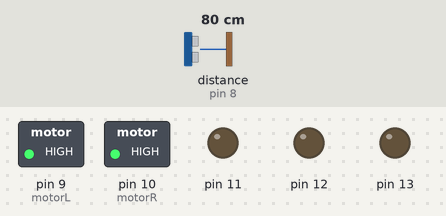
The sketch below on a simulated Arduino Uno, built with avr-gcc and run on an emulated ATmega328P. On the bench: switched loads named in the sketch (green lamp = pin HIGH), output pins drawn as LEDs (lit = HIGH). Wiring (inferred from the names in the program): ultrasonic range finder: trigger pin 6; echo pin 8. The inputs (shaded band) are chosen by the test bench; at power-on: distance to the obstacle (sensor on pin 8) 80 cm. The echo pulse lasts 58.3 µs per cm; pins used as bus, display or sensor lines are not drawn; what the sketch prints to the serial monitor is not drawn.

Above: at 1.2 s.
1.3 s: distance to the obstacle (sensor on pin 8) set to 2 cm
At 2.5 s:
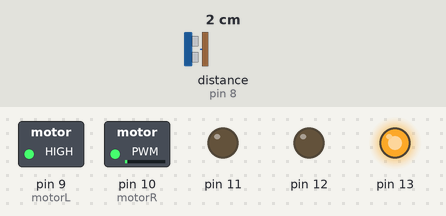
2.8 s: distance to the obstacle (sensor on pin 8) set to 35 cm
At 3.3 s:
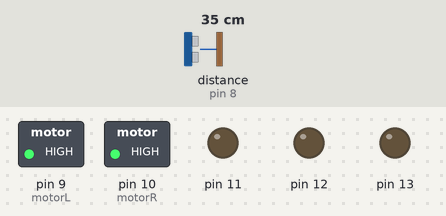
4.3 s: distance to the obstacle (sensor on pin 8) set to 9 cm
At 5.0 s:
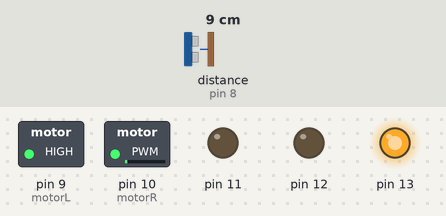
5.8 s: distance to the obstacle (sensor on pin 8) set to 120 cm
At 6.9 s:
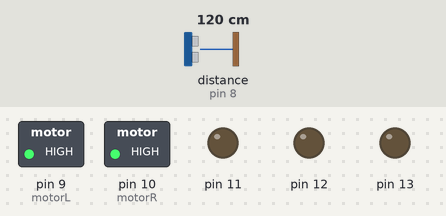
7.3 s: distance to the obstacle (sensor on pin 8) set to 22 cm
At 8.5 s:
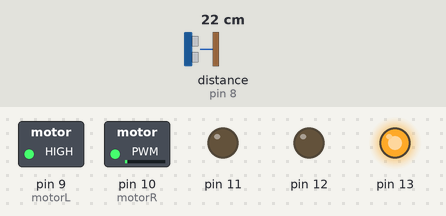
Timing chart, 0 to 9.8 s (numbered marks = the images above; inputs shaded):
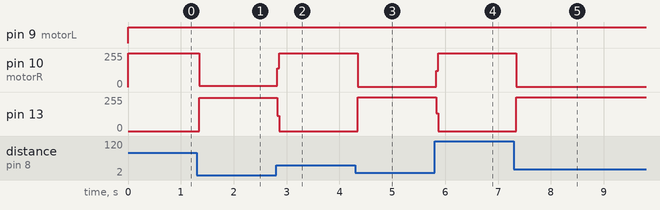

The sketch:

OAR.ino
```cpp
/*Obstacle avoider*/
int trig = 6; /* connect trigger pin of Ultrasonic to pin number 13 */
int echo = 8; /* connect echo pin of Ultrasonic to pin number 12 */
int motorL= 9; /* Declaring left motor */
int motorR=10; /* Declaring right motor */
void setup()
{
Serial.begin(9600);
pinMode(trig, OUTPUT);
pinMode(echo, INPUT);
pinMode(motorL, OUTPUT);
pinMode(motorR, OUTPUT);
pinMode(11, OUTPUT);
pinMode(12, OUTPUT);
pinMode(13,OUTPUT);
//pinMode(motorR, OUTPUT);
}
void loop()
{

long t = 0, h = 0; // Transmitting pulse
digitalWrite(trig, LOW);
delayMicroseconds(2);
digitalWrite(trig, HIGH);
delayMicroseconds(10);
digitalWrite(trig, LOW);// Waiting for pulse
t = pulseIn(echo, HIGH);// Calculating distance
h = (t/2) / 29.1;// Sending to computer
Serial.print(h);// Serial.print(" cm\n");
Serial.print("\n");//condition for motors
digitalWrite(motorL,HIGH);
digitalWrite(motorR,HIGH);
digitalWrite(11,LOW);
digitalWrite(12,LOW);
digitalWrite(13,LOW);
//digitalWrite(motorR,HIGH);// turning motor right //
if (h<=25)
{
digitalWrite(motorL,HIGH);
digitalWrite(11,LOW);
digitalWrite(motorR,LOW);
digitalWrite(12,LOW);
digitalWrite(13,HIGH);

//delay(500);
}
}
```

Measured:
- after the input at 1.3 s, pin 10 (motorR): 255/255 → 8/255 after 0.05 s; pin 13: 0/255 → 249/255 after 0.05 s
- after the input at 2.8 s, pin 10 (motorR): 8/255 → 255/255 at once; pin 13: 249/255 → 0/255 at once
- after the input at 4.3 s, pin 10 (motorR): 255/255 → 3/255 after 0.05 s; pin 13: 0/255 → 253/255 after 0.05 s
- after the input at 5.8 s, pin 10 (motorR): 3/255 → 255/255 at once; pin 13: 253/255 → 0/255 at once
- after the input at 7.3 s, pin 10 (motorR): 255/255 → 3/255 after 0.05 s; pin 13: 0/255 → 253/255 after 0.05 s
